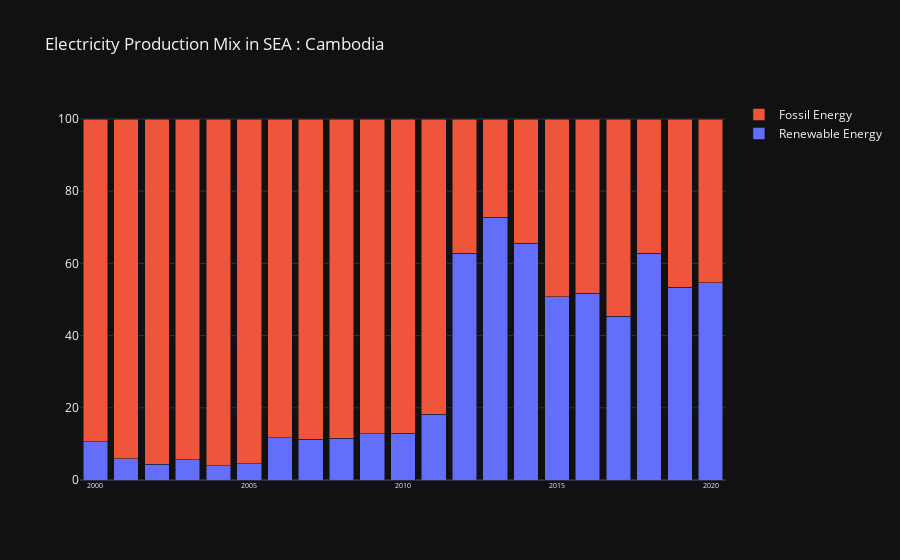

Notebook source saved alongside this figure:
### Code cell
draw_graph_bar(sea,'portion_renewable','portion_fossil',electricity_sea_country_portion)

### Figure 1 — Plotly figure (JSON) as saved in the notebook; plotly's stock layout.template omitted (floating-point values rounded to 4 significant figures)
{"data": [{"name": "Renewable Energy", "type": "bar", "x": [2000, 2001, 2002, 2003, 2004, 2005, 2006, 2007, 2008, 2009, 2010, 2011, 2012, 2013, 2014, 2015, 2016, 2017, 2018, 2019, 2020], "y": [10.64, 5.882, 4.348, 5.634, 3.947, 4.444, 11.71, 11.35, 11.51, 12.82, 12.9, 18.18, 62.77, 72.83, 65.55, 50.7, 51.75, 45.35, 62.81, 53.37, 54.67]}, {"name": "Fossil Energy", "type": "bar", "x": [2000, 2001, 2002, 2003, 2004, 2005, 2006, 2007, 2008, 2009, 2010, 2011, 2012, 2013, 2014, 2015, 2016, 2017, 2018, 2019, 2020], "y": [89.36, 94.12, 95.65, 94.37, 96.05, 95.56, 88.29, 88.65, 88.49, 87.18, 87.1, 81.82, 37.23, 27.17, 34.45, 49.3, 48.25, 54.65, 37.19, 46.63, 45.33]}], "layout": {"barmode": "stack", "title": {"text": "Electricity Production Mix in SEA : Cambodia"}, "xaxis": {"tickfont": {"size": 7}}}}
